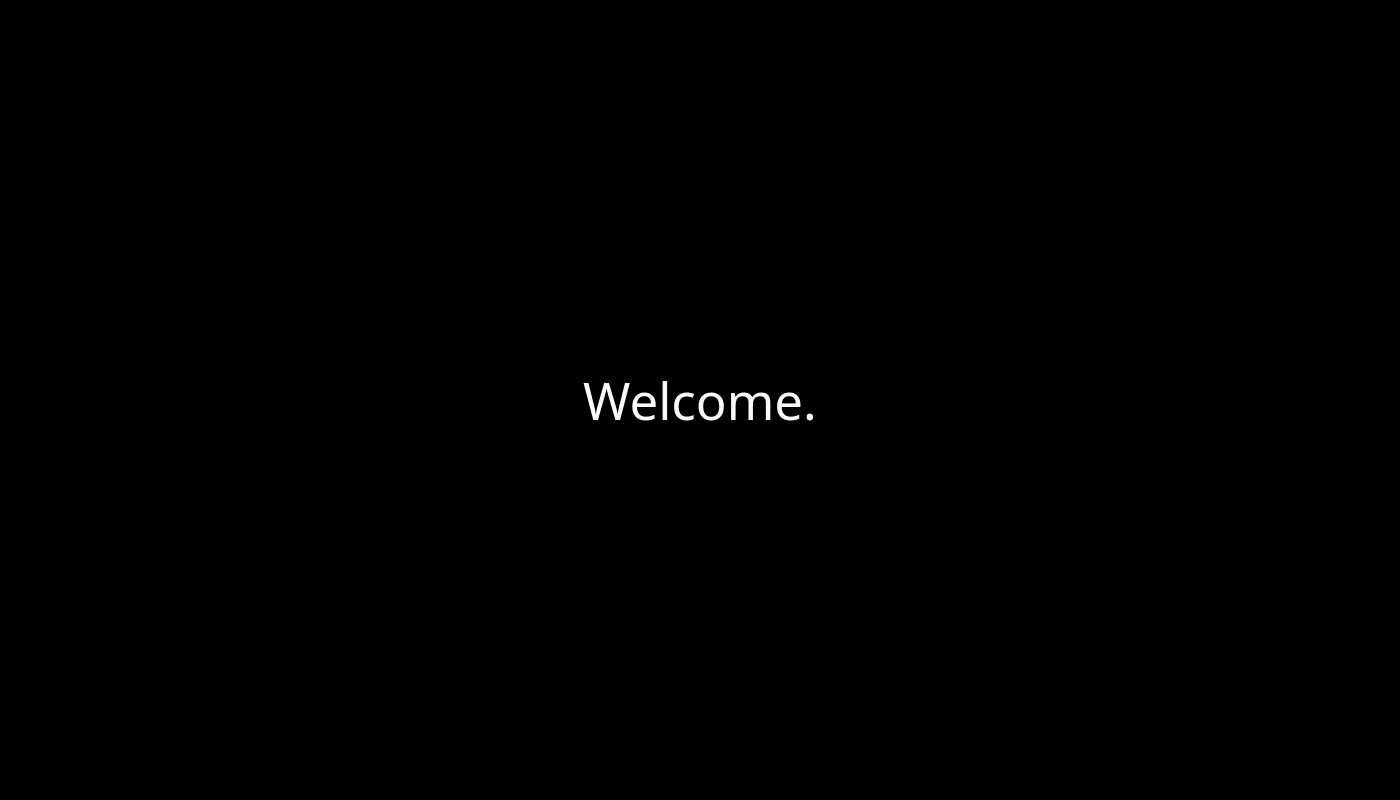
<?xml version="1.0" encoding="UTF-8"?>
<ui version="4.0">
 <class>MainWindowDesign</class>
 <widget class="QMainWindow" name="MainWindowDesign">
  <property name="geometry">
   <rect>
    <x>0</x>
    <y>0</y>
    <width>1400</width>
    <height>800</height>
   </rect>
  </property>
  <property name="sizePolicy">
   <sizepolicy hsizetype="Expanding" vsizetype="Expanding">
    <horstretch>0</horstretch>
    <verstretch>0</verstretch>
   </sizepolicy>
  </property>
  <property name="windowTitle">
   <string>ROS Text Display</string>
  </property>
  <property name="windowIcon">
   <iconset resource="../resources/images.qrc">
    <normaloff>:/images/icon.png</normaloff>:/images/icon.png</iconset>
  </property>
  <widget class="QWidget" name="centralwidget">
   <property name="styleSheet">
    <string notr="true">background-color: rgb(0, 0, 0);</string>
   </property>
   <layout class="QHBoxLayout" name="horizontalLayout">
    <item>
     <widget class="QLabel" name="label">
      <property name="font">
       <font>
        <family>Ubuntu Mono</family>
        <pointsize>38</pointsize>
       </font>
      </property>
      <property name="styleSheet">
       <string notr="true">background-color: rgb(0, 0, 0);color: rgb(250, 250, 250);</string>
      </property>
      <property name="text">
       <string>Welcome.</string>
      </property>
      <property name="scaledContents">
       <bool>true</bool>
      </property>
      <property name="alignment">
       <set>Qt::AlignCenter</set>
      </property>
      <property name="wordWrap">
       <bool>true</bool>
      </property>
      <property name="margin">
       <number>200</number>
      </property>
     </widget>
    </item>
   </layout>
  </widget>


  <widget class="QMenuBar" name="menubar">
   <property name="enabled">
    <bool>false</bool>
   </property>
   <property name="geometry">
    <rect>
     <x>0</x>
     <y>0</y>
     <width>1400</width>
     <height>22</height>
    </rect>
   </property>
  </widget>
 </widget>
 <resources/>
 <connections/>
</ui>
